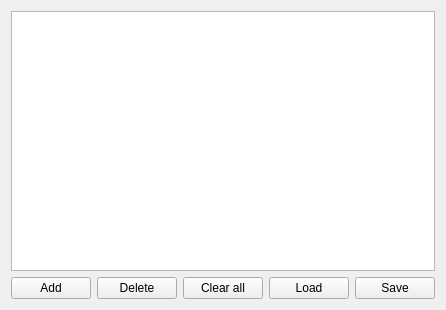
<?xml version="1.0" encoding="UTF-8"?>
<ui version="4.0">
 <class>ROIManager</class>
 <widget class="QWidget" name="ROIManager">
  <property name="geometry">
   <rect>
    <x>0</x>
    <y>0</y>
    <width>416</width>
    <height>310</height>
   </rect>
  </property>
  <property name="windowTitle">
   <string>Form</string>
  </property>
  <layout class="QVBoxLayout" name="verticalLayout_2">
   <item>
    <layout class="QVBoxLayout" name="verticalLayout">
     <item>
      <widget class="QListWidget" name="listROI"/>
     </item>
    </layout>
   </item>
   <item>
    <layout class="QHBoxLayout" name="horizontalLayout">
     <item>
      <widget class="QPushButton" name="button_addROI">
       <property name="text">
        <string>Add</string>
       </property>
      </widget>
     </item>
     <item>
      <widget class="QPushButton" name="button_deleteROI">
       <property name="text">
        <string>Delete</string>
       </property>
      </widget>
     </item>
     <item>
      <widget class="QPushButton" name="button_clearAll">
       <property name="text">
        <string>Clear all</string>
       </property>
      </widget>
     </item>
     <item>
      <spacer name="horizontalSpacer">
       <property name="orientation">
        <enum>Qt::Horizontal</enum>
       </property>
       <property name="sizeHint" stdset="0">
        <size>
         <width>40</width>
         <height>20</height>
        </size>
       </property>
      </spacer>
     </item>
     <item>
      <widget class="QPushButton" name="button_load">
       <property name="text">
        <string>Load</string>
       </property>
      </widget>
     </item>
     <item>
      <widget class="QPushButton" name="button_save">
       <property name="text">
        <string>Save</string>
       </property>
      </widget>
     </item>
    </layout>
   </item>
  </layout>
 </widget>
 <resources/>
 <connections/>
</ui>
